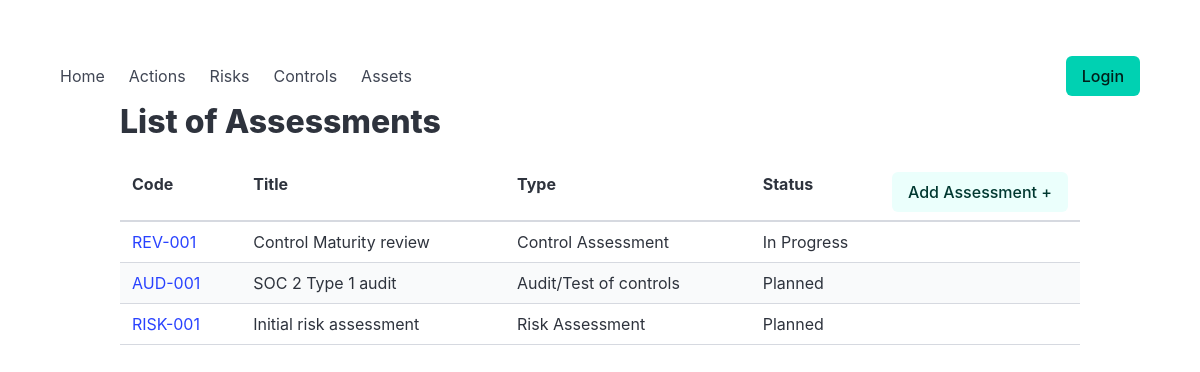
/car/assessment/, run on the app's committed database.
### car/models.py (models this page shows, shortened)
class TimestampedModel(models.Model):
    created_at = models.DateTimeField(auto_now_add=True)
    updated_at = models.DateTimeField(auto_now=True)
    created_by = models.ForeignKey(
        settings.AUTH_USER_MODEL,
        null=True,
        blank=True,
        on_delete=models.SET_NULL,
        related_name="%(class)s_created",
        editable=False,
    )
    updated_by = models.ForeignKey(
        settings.AUTH_USER_MODEL,
        null=True,
        blank=True,
        on_delete=models.SET_NULL,
        related_name="%(class)s_updated",
        editable=False,
    )
    updated_by_username = models.CharField(
        max_length=150,
        blank=True,
        editable=False,
    )
    class Meta:
        abstract = True

class Assessment(TimestampedModel):
    assessment_code = models.CharField( max_length=50, unique=True, help_text="human-readable audit identifier",) #i.e. AUDIT-002)
    title = models.CharField( max_length=255,)
    owner = models.ForeignKey( Owner, related_name="assessments", on_delete=models.PROTECT, blank=True,null=True, help_text="Overall Assessment Owner", )
    assessment_type = models.CharField(max_length=20,choices=AssessmentType.choices, help_text="Important: The assessment type cannot be easily changed after creation. Your assessment scope will be based on the selected type (Risks or Controls).",)
    status = models.CharField( max_length=20, choices=AssessmentStatus.choices,
        default=AssessmentStatus.PLANNED, )
    start_date = models.DateField( null=True, blank=True, )
    due_date = models.DateField( null=True, blank=True,)
    completed_at = models.DateTimeField( null=True, blank=True, )
    description = models.TextField( blank=True, )
    history = HistoricalRecords()
    class Meta:
        ordering = ["-start_date", "assessment_code"]

### car/views.py (the view)
# urls.py: path("assessment/", views.assessment_list, name="assessment_list"),
def assessment_list(request):
    assess_list = Assessment.objects.all()
    context = {"assess_list": assess_list, "ptitle": "List of Assessments", }
    logger.debug("assess_list: accessing by %s", request.user)
    return render(request, "car/assessment_list.html", context)

### car/templates/car/assessment_list.html (shortened to what this page needs)
{% extends "car/base.html" %}
{% block content %}
{% load static %}
    <div class="container">
      <h1 class="title">List of Assessments</h1>
      <table class="table is-striped is-hoverable is-fullwidth">
        <thead>
          <tr>
            <th>Code</th>
            <th>Title</th>
            <th>Type</th>
            <th>Status
                <div style="float: right;"><a href="{% url 'car:assessment_edit' 0 %}">
					<span title="Add new Assessment" class="button is-primary is-light">Add Assessment +</span></a>
			    </div>
            </th>
          </tr>
        </thead>
        <tbody>
          <tr>
        {% for assess in assess_list %}
            <td><a href="{% url 'car:assessment_edit' assess.pk %}">{{ assess.assessment_code }}</a></td>
            <td>{{ assess.title|slice:":80" }}</td>
            <td>{{ assess.get_assessment_type_display }}</td>
            <td>{{ assess.get_status_display }}</td>
          </tr><tr>
        {% empty %}
            <td colspan="4">There are currently no assessments.</td>
        {% endfor %}
          </tr>
        </tbody>
      </table>
    </div>
{% endblock %}

### data on the page
Assessment: assessment_code "REV-001", title "Control Maturity review", assessment_type "Control Assessment", status "In Progress"
Assessment: assessment_code "AUD-001", title "SOC 2 Type 1 audit", assessment_type "Audit/Test of controls", status "Planned"
Assessment: assessment_code "RISK-001", title "Initial risk assessment", assessment_type "Risk Assessment", status "Planned"
